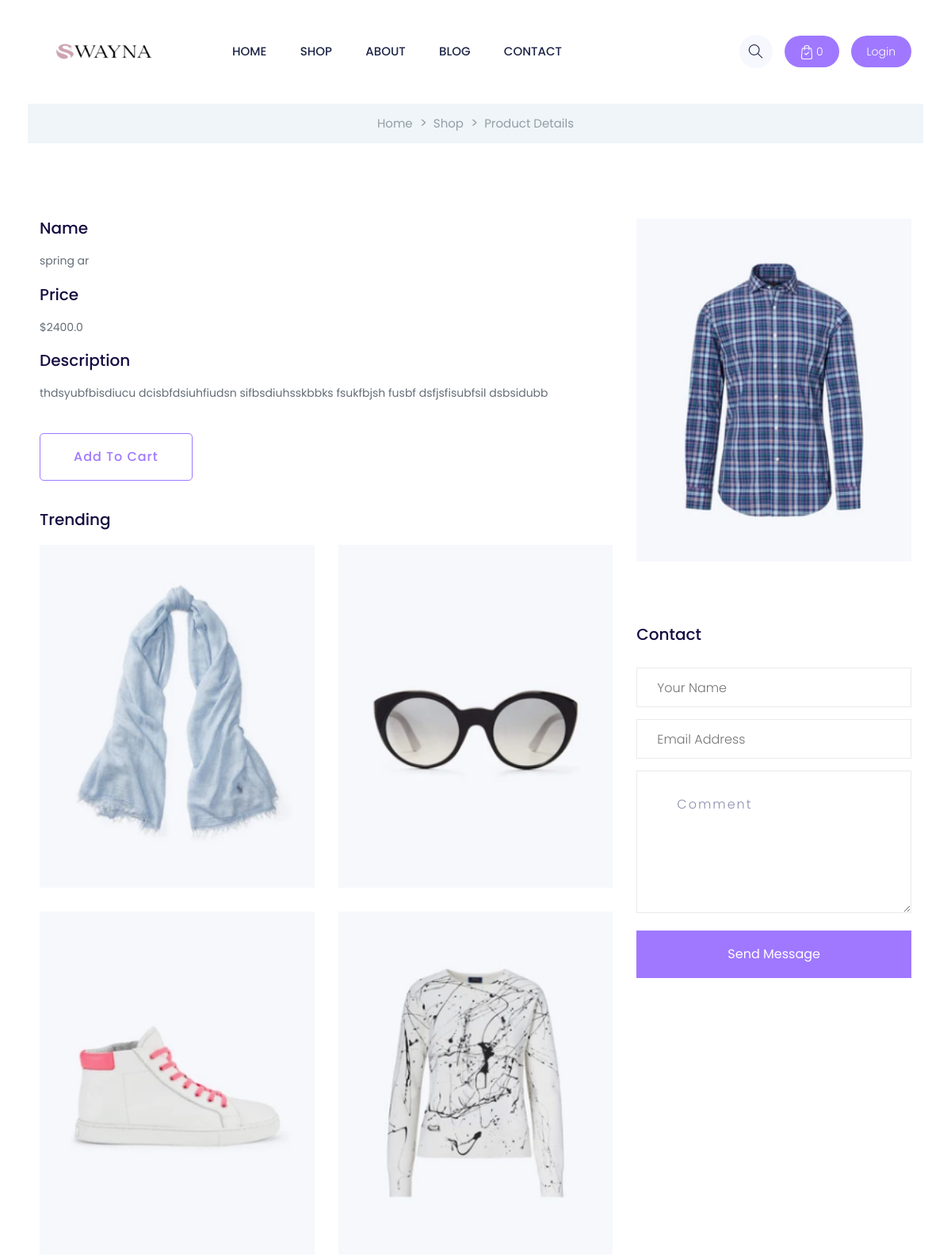
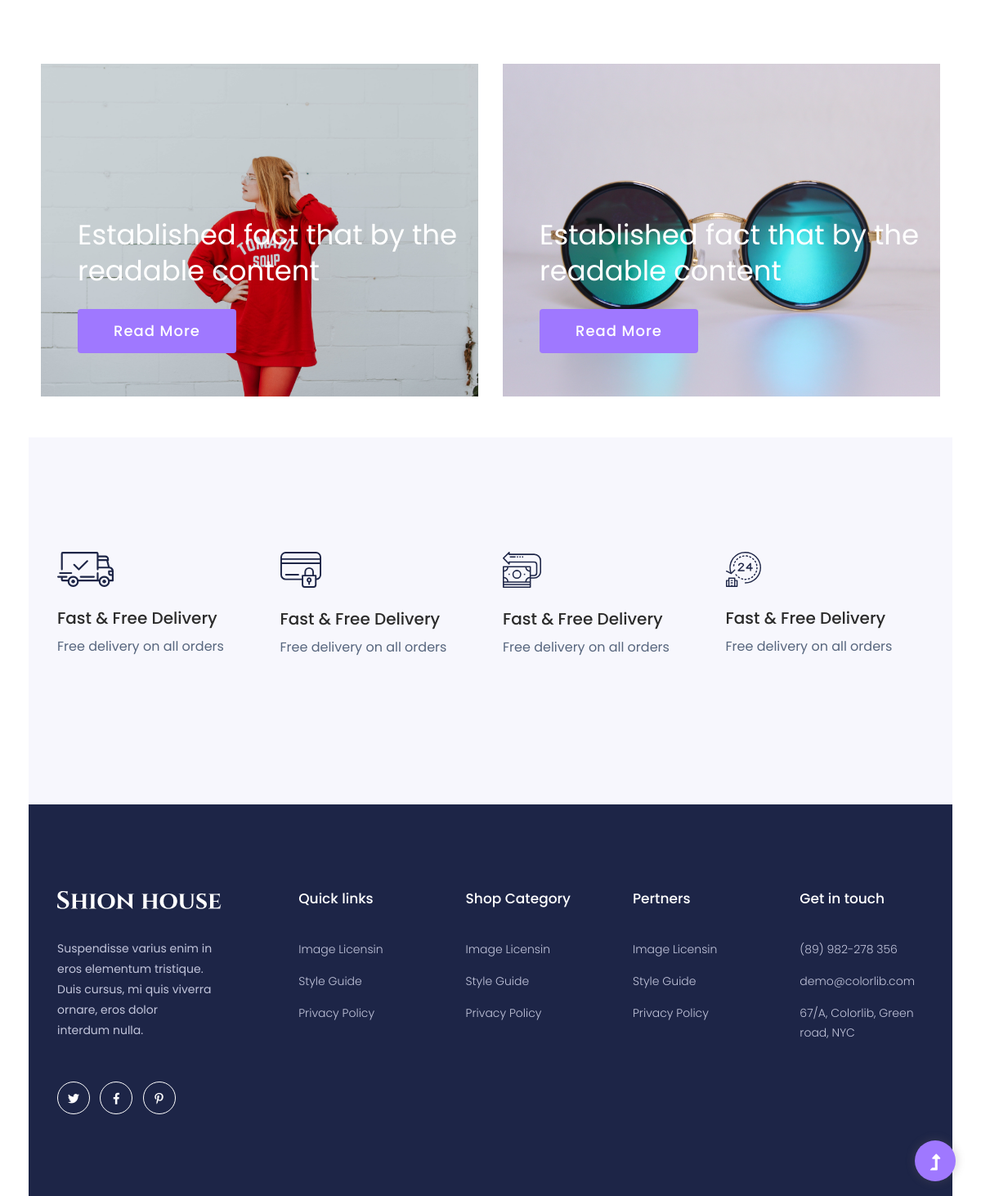
The app's page /swayna/shop/product/1 with its own data (2 pictures, top to bottom).
### shop/models.py (models this page shows, shortened)
class Product(models.Model):
    name = models.CharField(max_length=100)
    description =models.TextField(null=True,blank=True)
    price = models.FloatField()
    image = models.ImageField(null=True,blank=True)

### shop/views.py (the view)
# urls.py: path("product/<int:pk>",views.product_detail,name="product_page"),
def product_detail(request,pk):
    data = cartData(request)
    cart_items = data["cart_items"]
    order = data["order"]
    items = data["items"]
    product = get_object_or_404(Product,pk=pk)
    return render(request,"shop/productDetail.html",{
        "product":product,
        "cart_items":cart_items
    })

### shop/utils.py (called while the page is built, shortened)
def cookieCart(request):
    try:
        cart = json.loads(request.COOKIES['cart'])
    except:
        cart = {}
    print("Cart:",cart)
    items=[]
    order = {"get_cart_quantity":0,"get_cart_total":0}
    cart_items = order["get_cart_quantity"]
    return {"cart_items":cart_items,"order":order,"items":items}

def cartData(request):
    if request.user.is_authenticated:
        customer = request.user.customer
        order,created = Order.objects.get_or_create(customer=customer,complete=False)
        items = order.orderitem_set.all()
        cart_items = order.get_cart_quantity
    else:
        cookieData = cookieCart(request)
        cart_items = cookieData["cart_items"]
        order = cookieData["order"]
        items = cookieData["items"]
    return {"cart_items":cart_items,"order":order,"items":items}

### shop/templates/shop/productDetail.html (shortened to what this page needs)
{% extends "base.html" %}
{% load static %}
{% block content %}
<main>
    <div class="page-notification">
        <div class="container">
            <div class="row">
                <div class="col-lg-12">
                    <nav aria-label="breadcrumb">
                        <ol class="breadcrumb justify-content-center">
                            <li class="breadcrumb-item"><a href="index.html">Home</a></li>
                            <li class="breadcrumb-item"><a href="#">shop</a></li>
                            <li class="breadcrumb-item"><a href="#">Product Details</a></li>
                        </ol>
                    </nav>
                </div>
            </div>
        </div>
    </div>
    <div class="directory-details pt-padding">
        <div class="container">
            <div class="row">
                <div class="col-lg-8">
                        <div class="small-tittle mb-20">
                            <h2>Name</h2>
                        </div>
                        <p class="directory-cap mb-20" >{{product.name}}</p>
                        <div class="small-tittle mb-20">
                            <h2>Price</h2>
                        </div>
                        <p class="mb-20" >${{product.price}}</p>
                    <div class="small-tittle mb-20">
                        <h2>Description</h2>
                    </div>
                    <div class="directory-cap mb-40">
                        <p>{{product.description}}</p>
                    </div>
                    <div class="justify-content-left">
                        <div class="room-btn mt-10 mb-30">
                            <a href="#" data-product="{{product.id}}" data-action="add" class="border-btn update-cart">Add to cart</a>
                        </div>
                        </div>
                    <div class="small-tittle mb-20">
                        <h2>Trending</h2>
                    </div>
                    <div class="gallery-img">
                        <div class="row">
                            <div class="col-lg-6">
                                <a href="#"><img src={% static "assets/img/gallery/gallery1.png" %} class="mb-30" alt=""></a>
                            </div>
                            <div class="col-lg-6">
                                <img src={% static "assets/img/gallery/gallery2.png" %} class="mb-30" alt="">
                            </div>
                            <div class="col-lg-6">
                                <img src={% static "assets/img/gallery/gallery3.png" %}  class="mb-30"alt="">
                            </div>
                            <div class="col-lg-6">
                                <img src={% static "assets/img/gallery/gallery4.png" %}  class="mb-30"alt="">
                            </div>
                        </div>
                    </div>
                </div>
                <div class="col-lg-4">
                    <div class="map">
                        <img src="{{product.image.url}}" alt="">
                    </div>
                    <div class="form-wrapper pt-80">
                        <div class="row ">
                            <div class="col-xl-12">
                                <div class="small-tittle mb-30">
                                    <h2>Contact</h2>
                                </div>
                            </div>
                        </div>
                        <form id="contact-form" action="#" method="POST">
                            <div class="row">
                                <div class="col-lg-12">
                                    <div class="form-box user-icon mb-15">
                                        <input type="text" name="name" placeholder="Your name">
                                    </div>
                                </div>
                                <div class="col-lg-12">
                                    <div class="form-box email-icon mb-15">
                                        <input type="text" name="email" placeholder="Email address">
                                    </div>
                                </div>
                                <div class="col-lg-12">
                                    <div class="form-box message-icon mb-15">
                                        <textarea name="message" id="message" placeholder="Comment"></textarea>
                                    </div>
                                    <div class="submit-info">
                                        <button class="submit-btn2" type="submit">Send Message</button>
                                    </div>
                                </div>
                            </div>
                        </form>
                    </div>
                </div>
            </div>
        </div>
    </div>
    <div class="popular-product pt-50">
        <div class="container-fluid">
            <div class="row">
                <div class="col-lg-6 col-md-6 col-sm-12">
                    <div class="single-product mb-50">
                        <div class="location-img">
                            <img src={% static "assets/img/gallery/popular-imtes1.png" %} alt="">
                        </div>
                        <div class="location-details">
                            <p><a href="product_details.html">Established fact that by the<br> readable content</a></p>
                            <a href="product_details.html" class="btn">Read More</a>
                        </div>
                    </div>
                </div>
                <div class="col-lg-6 col-md-6 col-sm-12">
                    <div class="single-product mb-50">
                        <div class="location-img">
                            <img src={% static "assets/img/gallery/popular-imtes2.png" %} alt="">
                        </div>
                        <div class="location-details">
                            <p><a href="product_details.html">Established fact that by the<br> readable content</a></p>
                            <a href="product_details.html" class="btn">Read More</a>
                        </div>
                    </div>
                </div>
            </div>
        </div>
    </div>
    <div class="categories-area section-padding40 gray-bg">
        <div class="container-fluid">
            <div class="row">
                <div class="col-lg-3 col-md-6 col-sm-6">
                    <div class="single-cat mb-50">
                        <div class="cat-icon">
                            <img src={% static "assets/img/icon/services1.svg" %} alt="">
                        </div>
                        <div class="cat-cap">
                            <h5>Fast & Free Delivery</h5>
                            <p>Free delivery on all orders</p>
                        </div>
                    </div>
                </div>
                <div class="col-lg-3 col-md-6 col-sm-6">
                    <div class="single-cat mb-50">
                        <div class="cat-icon">
                            <img src={% static "assets/img/icon/services2.svg" %} alt="">
                        </div>
                        <div class="cat-cap">
                            <h5>Fast & Free Delivery</h5>
                            <p>Free delivery on all orders</p>
                        </div>
                    </div>
                </div>
                <div class="col-lg-3 col-md-6 col-sm-6">
                    <div class="single-cat mb-30">
                        <div class="cat-icon">
                            <img src={% static "assets/img/icon/services3.svg" %} alt="">
                        </div>
                        <div class="cat-cap">
                            <h5>Fast & Free Delivery</h5>
                            <p>Free delivery on all orders</p>
                        </div>
                    </div>
                </div>
                <div class="col-lg-3 col-md-6 col-sm-6">
                    <div class="single-cat">
                        <div class="cat-icon">
                            <img src={% static "assets/img/icon/services4.svg" %} alt="">
                        </div>
                        <div class="cat-cap">
                            <h5>Fast & Free Delivery</h5>
                            <p>Free delivery on all orders</p>
                        </div>
                    </div>
                </div>
            </div>
        </div>
    </div>
</main>
{% endblock content %}

### records on screen
Product: name "spring ar", price "2400.0", description "thdsyubfbisdiucu dcisbfdsiuhfiudsn sifbsdiuhsskbbks fsukfbjsh fusbf dsfjsfisubfsil dsbsidubb", image (picture)

### other values on screen
{{ cart_items }} "0"
